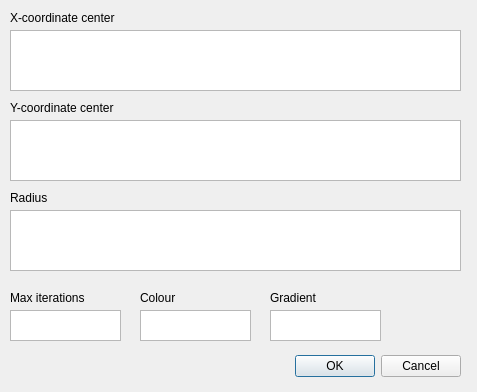
<?xml version="1.0" encoding="UTF-8"?>
<ui version="4.0">
 <class>GoToDialog</class>
 <widget class="QDialog" name="GoToDialog">
  <property name="geometry">
   <rect>
    <x>0</x>
    <y>0</y>
    <width>477</width>
    <height>392</height>
   </rect>
  </property>
  <property name="windowTitle">
   <string>Go to</string>
  </property>
  <widget class="QDialogButtonBox" name="buttonBox">
   <property name="geometry">
    <rect>
     <x>140</x>
     <y>350</y>
     <width>321</width>
     <height>32</height>
    </rect>
   </property>
   <property name="orientation">
    <enum>Qt::Orientation::Horizontal</enum>
   </property>
   <property name="standardButtons">
    <set>QDialogButtonBox::StandardButton::Cancel|QDialogButtonBox::StandardButton::Ok</set>
   </property>
  </widget>
  <widget class="QPlainTextEdit" name="xCoord">
   <property name="geometry">
    <rect>
     <x>10</x>
     <y>30</y>
     <width>451</width>
     <height>61</height>
    </rect>
   </property>
   <property name="inputMethodHints">
    <set>Qt::InputMethodHint::ImhDigitsOnly</set>
   </property>
  </widget>
  <widget class="QPlainTextEdit" name="yCoord">
   <property name="geometry">
    <rect>
     <x>10</x>
     <y>120</y>
     <width>451</width>
     <height>61</height>
    </rect>
   </property>
   <property name="inputMethodHints">
    <set>Qt::InputMethodHint::ImhDigitsOnly</set>
   </property>
  </widget>
  <widget class="QPlainTextEdit" name="sizeCoord">
   <property name="geometry">
    <rect>
     <x>10</x>
     <y>210</y>
     <width>451</width>
     <height>61</height>
    </rect>
   </property>
   <property name="inputMethodHints">
    <set>Qt::InputMethodHint::ImhDigitsOnly</set>
   </property>
  </widget>
  <widget class="QLabel" name="label">
   <property name="geometry">
    <rect>
     <x>10</x>
     <y>10</y>
     <width>321</width>
     <height>16</height>
    </rect>
   </property>
   <property name="text">
    <string>X-coordinate center</string>
   </property>
  </widget>
  <widget class="QLabel" name="label_2">
   <property name="geometry">
    <rect>
     <x>10</x>
     <y>100</y>
     <width>271</width>
     <height>16</height>
    </rect>
   </property>
   <property name="text">
    <string>Y-coordinate center</string>
   </property>
  </widget>
  <widget class="QLabel" name="label_3">
   <property name="geometry">
    <rect>
     <x>10</x>
     <y>190</y>
     <width>58</width>
     <height>16</height>
    </rect>
   </property>
   <property name="text">
    <string>Radius</string>
   </property>
  </widget>
  <widget class="QLabel" name="label_4">
   <property name="geometry">
    <rect>
     <x>10</x>
     <y>290</y>
     <width>201</width>
     <height>16</height>
    </rect>
   </property>
   <property name="text">
    <string>Max iterations</string>
   </property>
  </widget>
  <widget class="QTextEdit" name="maxIterations">
   <property name="geometry">
    <rect>
     <x>10</x>
     <y>310</y>
     <width>111</width>
     <height>31</height>
    </rect>
   </property>
  </widget>
  <widget class="QTextEdit" name="colour">
   <property name="geometry">
    <rect>
     <x>140</x>
     <y>310</y>
     <width>111</width>
     <height>31</height>
    </rect>
   </property>
  </widget>
  <widget class="QTextEdit" name="gradient">
   <property name="geometry">
    <rect>
     <x>270</x>
     <y>310</y>
     <width>111</width>
     <height>31</height>
    </rect>
   </property>
  </widget>
  <widget class="QLabel" name="label_5">
   <property name="geometry">
    <rect>
     <x>140</x>
     <y>290</y>
     <width>58</width>
     <height>16</height>
    </rect>
   </property>
   <property name="text">
    <string>Colour</string>
   </property>
  </widget>
  <widget class="QLabel" name="label_6">
   <property name="geometry">
    <rect>
     <x>270</x>
     <y>290</y>
     <width>58</width>
     <height>16</height>
    </rect>
   </property>
   <property name="text">
    <string>Gradient</string>
   </property>
  </widget>
 </widget>
 <resources/>
 <connections>
  <connection>
   <sender>buttonBox</sender>
   <signal>accepted()</signal>
   <receiver>GoToDialog</receiver>
   <slot>accept()</slot>
   <hints>
    <hint type="sourcelabel">
     <x>248</x>
     <y>254</y>
    </hint>
    <hint type="destinationlabel">
     <x>157</x>
     <y>274</y>
    </hint>
   </hints>
  </connection>
  <connection>
   <sender>buttonBox</sender>
   <signal>rejected()</signal>
   <receiver>GoToDialog</receiver>
   <slot>reject()</slot>
   <hints>
    <hint type="sourcelabel">
     <x>316</x>
     <y>260</y>
    </hint>
    <hint type="destinationlabel">
     <x>286</x>
     <y>274</y>
    </hint>
   </hints>
  </connection>
 </connections>
</ui>
